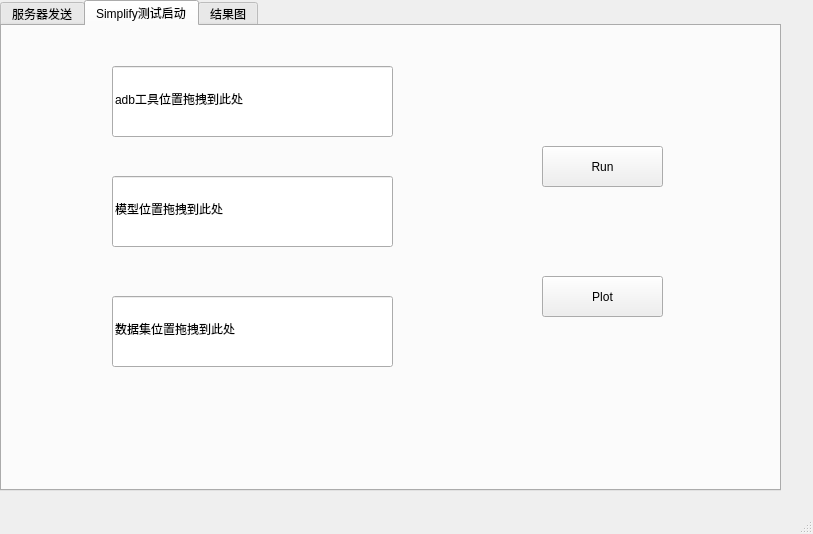
<?xml version="1.0" encoding="UTF-8"?>
<ui version="4.0">
 <class>MainWindow</class>
 <widget class="QMainWindow" name="MainWindow">
  <property name="geometry">
   <rect>
    <x>0</x>
    <y>0</y>
    <width>813</width>
    <height>534</height>
   </rect>
  </property>
  <property name="windowTitle">
   <string>MainWindow</string>
  </property>
  <widget class="QWidget" name="centralwidget">
   <widget class="QTabWidget" name="tabWidget">
    <property name="geometry">
     <rect>
      <x>0</x>
      <y>0</y>
      <width>781</width>
      <height>491</height>
     </rect>
    </property>
    <property name="currentIndex">
     <number>1</number>
    </property>
    <widget class="QWidget" name="tab">
     <attribute name="title">
      <string>服务器发送</string>
     </attribute>
     <widget class="QPushButton" name="pushButton">
      <property name="geometry">
       <rect>
        <x>180</x>
        <y>70</y>
        <width>121</width>
        <height>41</height>
       </rect>
      </property>
      <property name="styleSheet">
       <string notr="true">font: 75 9pt &quot;微软雅黑&quot;;</string>
      </property>
      <property name="text">
       <string>选择文件</string>
      </property>
     </widget>
     <widget class="QPushButton" name="pushButton_2">
      <property name="geometry">
       <rect>
        <x>490</x>
        <y>150</y>
        <width>121</width>
        <height>31</height>
       </rect>
      </property>
      <property name="styleSheet">
       <string notr="true">font: 9pt &quot;Times New Roman&quot;;</string>
      </property>
      <property name="text">
       <string>post</string>
      </property>
     </widget>
     <widget class="QLineEdit" name="lineEdit">
      <property name="geometry">
       <rect>
        <x>180</x>
        <y>240</y>
        <width>291</width>
        <height>31</height>
       </rect>
      </property>
      <property name="styleSheet">
       <string notr="true">font: 75 9pt &quot;微软雅黑&quot;;</string>
      </property>
      <property name="text">
       <string>文件拖拽到此处</string>
      </property>
     </widget>
     <widget class="QTextEdit" name="textEdit">
      <property name="geometry">
       <rect>
        <x>180</x>
        <y>140</y>
        <width>291</width>
        <height>71</height>
       </rect>
      </property>
      <property name="styleSheet">
       <string notr="true">font: 75 9pt &quot;微软雅黑&quot;;
</string>
      </property>
      <property name="html">
       <string>&lt;!DOCTYPE HTML PUBLIC &quot;-//W3C//DTD HTML 4.0//EN&quot; &quot;http://www.w3.org/TR/REC-html40/strict.dtd&quot;&gt;
&lt;html&gt;&lt;head&gt;&lt;meta name=&quot;qrichtext&quot; content=&quot;1&quot; /&gt;&lt;style type=&quot;text/css&quot;&gt;
p, li { white-space: pre-wrap; }
&lt;/style&gt;&lt;/head&gt;&lt;body style=&quot; font-family:'微软雅黑'; font-size:9pt; font-weight:72; font-style:normal;&quot;&gt;
&lt;p style=&quot; margin-top:0px; margin-bottom:0px; margin-left:0px; margin-right:0px; -qt-block-indent:0; text-indent:0px;&quot;&gt;&lt;span style=&quot; font-family:'SimSun'; font-weight:600;&quot;&gt;文件名选择&lt;/span&gt;&lt;/p&gt;&lt;/body&gt;&lt;/html&gt;</string>
      </property>
     </widget>
     <widget class="QTextEdit" name="textEdit_2">
      <property name="geometry">
       <rect>
        <x>180</x>
        <y>310</y>
        <width>291</width>
        <height>71</height>
       </rect>
      </property>
      <property name="styleSheet">
       <string notr="true">font: 75 9pt &quot;微软雅黑&quot;;</string>
      </property>
      <property name="html">
       <string>&lt;!DOCTYPE HTML PUBLIC &quot;-//W3C//DTD HTML 4.0//EN&quot; &quot;http://www.w3.org/TR/REC-html40/strict.dtd&quot;&gt;
&lt;html&gt;&lt;head&gt;&lt;meta name=&quot;qrichtext&quot; content=&quot;1&quot; /&gt;&lt;style type=&quot;text/css&quot;&gt;
p, li { white-space: pre-wrap; }
&lt;/style&gt;&lt;/head&gt;&lt;body style=&quot; font-family:'微软雅黑'; font-size:9pt; font-weight:72; font-style:normal;&quot;&gt;
&lt;p style=&quot; margin-top:12px; margin-bottom:12px; margin-left:0px; margin-right:0px; -qt-block-indent:0; text-indent:0px;&quot;&gt;&lt;span style=&quot; font-family:'SimSun'; font-weight:600;&quot;&gt;发送状态&lt;/span&gt;&lt;/p&gt;&lt;/body&gt;&lt;/html&gt;</string>
      </property>
     </widget>
    </widget>
    <widget class="QWidget" name="tab_3">
     <attribute name="title">
      <string>Simplify测试启动</string>
     </attribute>
     <widget class="QPushButton" name="pushButton_3">
      <property name="geometry">
       <rect>
        <x>540</x>
        <y>250</y>
        <width>121</width>
        <height>41</height>
       </rect>
      </property>
      <property name="styleSheet">
       <string notr="true">font: 75 9pt &quot;微软雅黑&quot;;</string>
      </property>
      <property name="text">
       <string>Plot</string>
      </property>
     </widget>
     <widget class="QLineEdit" name="lineEdit_2">
      <property name="geometry">
       <rect>
        <x>110</x>
        <y>40</y>
        <width>281</width>
        <height>71</height>
       </rect>
      </property>
      <property name="styleSheet">
       <string notr="true">font: 75 9pt &quot;微软雅黑&quot;;</string>
      </property>
      <property name="text">
       <string>adb工具位置拖拽到此处</string>
      </property>
     </widget>
     <widget class="QLineEdit" name="lineEdit_3">
      <property name="geometry">
       <rect>
        <x>110</x>
        <y>270</y>
        <width>281</width>
        <height>71</height>
       </rect>
      </property>
      <property name="styleSheet">
       <string notr="true">font: 75 9pt &quot;微软雅黑&quot;;</string>
      </property>
      <property name="text">
       <string>数据集位置拖拽到此处</string>
      </property>
     </widget>
     <widget class="QLineEdit" name="lineEdit_4">
      <property name="geometry">
       <rect>
        <x>110</x>
        <y>150</y>
        <width>281</width>
        <height>71</height>
       </rect>
      </property>
      <property name="styleSheet">
       <string notr="true">font: 75 9pt &quot;微软雅黑&quot;;</string>
      </property>
      <property name="text">
       <string>模型位置拖拽到此处</string>
      </property>
     </widget>
     <widget class="QPushButton" name="pushButton_4">
      <property name="geometry">
       <rect>
        <x>540</x>
        <y>120</y>
        <width>121</width>
        <height>41</height>
       </rect>
      </property>
      <property name="styleSheet">
       <string notr="true">font: 75 9pt &quot;微软雅黑&quot;;</string>
      </property>
      <property name="text">
       <string>Run</string>
      </property>
     </widget>
    </widget>
    <widget class="QWidget" name="tab_2">
     <attribute name="title">
      <string>结果图</string>
     </attribute>
     <widget class="QLabel" name="label">
      <property name="geometry">
       <rect>
        <x>20</x>
        <y>30</y>
        <width>641</width>
        <height>391</height>
       </rect>
      </property>
      <property name="styleSheet">
       <string notr="true">font: 75 24pt &quot;微软雅黑&quot;;</string>
      </property>
      <property name="text">
       <string>结果图显示位置</string>
      </property>
     </widget>
    </widget>
   </widget>
  </widget>
  <widget class="QMenuBar" name="menubar">
   <property name="geometry">
    <rect>
     <x>0</x>
     <y>0</y>
     <width>813</width>
     <height>26</height>
    </rect>
   </property>
  </widget>
  <widget class="QStatusBar" name="statusbar"/>
 </widget>
 <resources/>
 <connections/>
</ui>
